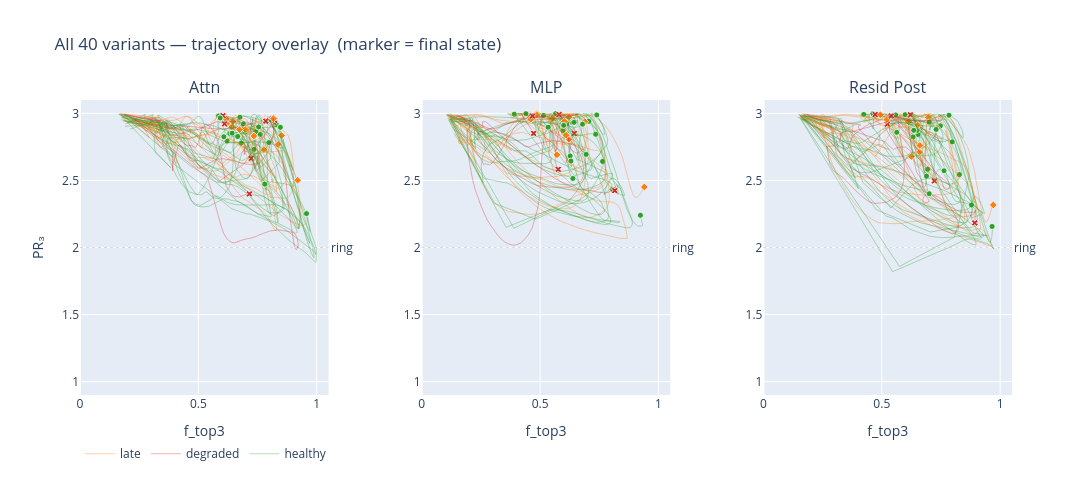
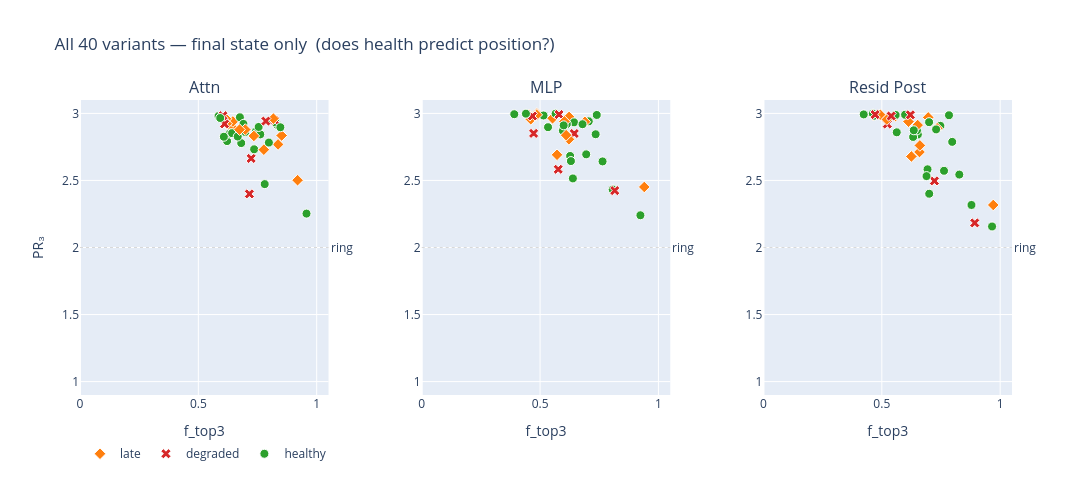

Source (notebook cell) for these figures, in order:
### Markdown cell above
## Cell 8: All-Variant State Space — Full Survey

Scan all 30 variants. Two views:

1. **Trajectory overlay** — all 30 paths through (f_top3, PR₃) space, colored by health group.
   Shows whether healthy/late/degraded models follow structurally different routes.

2. **Final state scatter** — just the endpoint of each trajectory. Direct answer to:
   does health predict where you end up in state space?

### Code cell
from pathlib import Path

HEALTH_COLORS  = {'healthy': '#2ca02c', 'late': '#ff7f0e', 'degraded': '#d62728'}
HEALTH_SYMBOLS = {'healthy': 'circle',  'late': 'diamond',  'degraded': 'x'}

# --- Scan all variants ---
scan_base   = Path(RESULTS_BASE)
all_scan    = []
for d in sorted(scan_base.iterdir()):
    if not d.is_dir():
        continue
    vs_path = d / 'variant_summary.json'
    rg_path = d / 'artifacts' / 'repr_geometry' / 'summary.npz'
    if not vs_path.exists() or not rg_path.exists():
        continue
    with open(vs_path) as f:
        vs = json.load(f)
    perf   = vs.get('performance_classification', {})
    health = perf.get('label', 'unknown') if isinstance(perf, dict) else str(perf)
    health = ('healthy' if 'healthy' in str(health) else
              'late'    if 'late'    in str(health) else
              'degraded')
    onset  = int(vs.get('second_descent_onset_epoch') or -1)
    rg     = np.load(str(rg_path))
    label  = d.name.replace('modulo_addition_1layer_', '')
    metrics = extract_dim_metrics(rg, SITES)
    all_scan.append({'label': label, 'health': health, 'onset': onset,
                     'rg': rg, 'metrics': metrics})

counts = {h: sum(1 for v in all_scan if v['health'] == h) for h in HEALTH_COLORS}
print(f'Loaded {len(all_scan)} variants — {counts}')

# --- Figure 1: Trajectory overlay ---
fig1 = make_subplots(rows=1, cols=len(SITES),
                     subplot_titles=[SITE_LABELS[s] for s in SITES],
                     horizontal_spacing=0.10)

legend_seen = set()
for v in all_scan:
    color  = HEALTH_COLORS[v['health']]
    health = v['health']
    show   = health not in legend_seen
    if show:
        legend_seen.add(health)
    for col_idx, site in enumerate(SITES, 1):
        ft  = v['metrics'][site]['f_top3']
        pr3 = v['metrics'][site]['pr3']
        fig1.add_trace(go.Scatter(
            x=ft.tolist(), y=pr3.tolist(),
            mode='lines',
            name=health, legendgroup=health,
            showlegend=(show and col_idx == 1),
            line=dict(color=color, width=1),
            opacity=0.35,
            hovertemplate=f"{v['label']}<br>f_top3=%{{x:.3f}}  PR₃=%{{y:.3f}}<extra></extra>",
        ), row=1, col=col_idx)
        # Final state dot
        fig1.add_trace(go.Scatter(
            x=[ft[-1]], y=[pr3[-1]], mode='markers',
            marker=dict(color=color, size=6,
                        symbol=HEALTH_SYMBOLS[health],
                        line=dict(color='white', width=0.8)),
            showlegend=False, legendgroup=health,
            hovertemplate=f"{v['label']} final<br>f_top3=%{{x:.3f}}  PR₃=%{{y:.3f}}<extra></extra>",
        ), row=1, col=col_idx)

for col_idx, site in enumerate(SITES, 1):
    fig1.add_hline(y=2.0, row=1, col=col_idx,
                   line=dict(color='rgba(0,0,0,0.15)', dash='dot', width=1),
                   annotation_text='ring', annotation_position='right')
    fig1.update_xaxes(title_text='f_top3', range=[0, 1.05], row=1, col=col_idx)
    fig1.update_yaxes(title_text='PR₃' if col_idx == 1 else '',
                      range=[0.9, 3.1], row=1, col=col_idx)

fig1.update_layout(
    title=f'All {len(all_scan)} variants — trajectory overlay  (marker = final state)',
    height=480, width=1150,
    legend=dict(orientation='h', y=-0.15),
)
fig1.show()

# --- Figure 2: Final state scatter ---
fig2 = make_subplots(rows=1, cols=len(SITES),
                     subplot_titles=[SITE_LABELS[s] for s in SITES],
                     horizontal_spacing=0.10)

legend_seen = set()
for v in all_scan:
    color  = HEALTH_COLORS[v['health']]
    health = v['health']
    show   = health not in legend_seen
    if show:
        legend_seen.add(health)
    for col_idx, site in enumerate(SITES, 1):
        ft  = v['metrics'][site]['f_top3']
        pr3 = v['metrics'][site]['pr3']
        fig2.add_trace(go.Scatter(
            x=[ft[-1]], y=[pr3[-1]], mode='markers',
            name=health, legendgroup=health,
            showlegend=(show and col_idx == 1),
            marker=dict(color=color, size=9,
                        symbol=HEALTH_SYMBOLS[health],
                        line=dict(color='white', width=1)),
            hovertemplate=f"{v['label']}<br>f_top3=%{{x:.3f}}  PR₃=%{{y:.3f}}<extra></extra>",
        ), row=1, col=col_idx)

for col_idx, site in enumerate(SITES, 1):
    fig2.add_hline(y=2.0, row=1, col=col_idx,
                   line=dict(color='rgba(0,0,0,0.15)', dash='dot', width=1),
                   annotation_text='ring', annotation_position='right')
    fig2.update_xaxes(title_text='f_top3', range=[0, 1.05], row=1, col=col_idx)
    fig2.update_yaxes(title_text='PR₃' if col_idx == 1 else '',
                      range=[0.9, 3.1], row=1, col=col_idx)

fig2.update_layout(
    title=f'All {len(all_scan)} variants — final state only  (does health predict position?)',
    height=480, width=1150,
    legend=dict(orientation='h', y=-0.15),
)
fig2.show()
